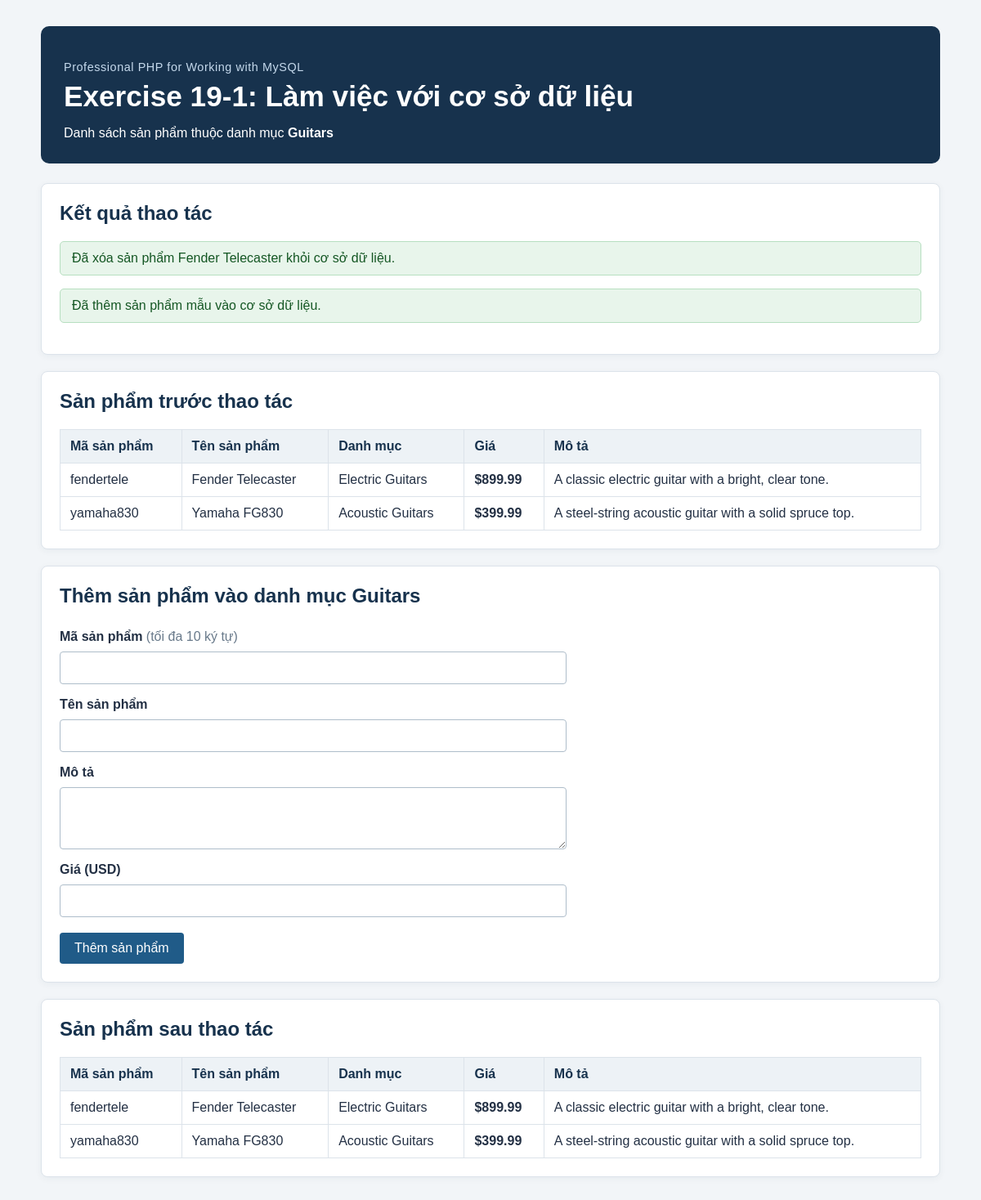
The page / on the database its author committed.
### tables this page shows
CREATE TABLE IF NOT EXISTS products (
    productID INT NOT NULL AUTO_INCREMENT,
    categoryID INT NOT NULL,
    productCode VARCHAR(10) NOT NULL,
    productName VARCHAR(255) NOT NULL,
    description TEXT NOT NULL,
    listPrice DECIMAL(10,2) NOT NULL,
    PRIMARY KEY (productID),
    UNIQUE KEY uq_products_code (productCode),
    CONSTRAINT fk_products_categories FOREIGN KEY (categoryID)
        REFERENCES categories (categoryID)
        ON UPDATE CASCADE ON DELETE RESTRICT
);

CREATE TABLE IF NOT EXISTS categories (
    categoryID INT NOT NULL AUTO_INCREMENT,
    categoryName VARCHAR(255) NOT NULL,
    PRIMARY KEY (categoryID),
    UNIQUE KEY uq_categories_name (categoryName)
);

### product_db.php (called while the page is built, shortened)
<?php
function get_products_by_category_name(string $category_name): array
{
    global $db;
    $statement = $db->prepare(
        "SELECT p.productCode, p.productName, p.description, p.listPrice,
                c.categoryName
         FROM products AS p
         INNER JOIN categories AS c ON c.categoryID = p.categoryID
         WHERE c.categoryName = :categoryName
            OR (:includeGuitarCategories = 1 AND c.categoryName LIKE '%Guitar%')
         ORDER BY p.productName"
    );
    $statement->execute([
        ':categoryName' => $category_name,
        ':includeGuitarCategories' => $category_name === 'Guitars' ? 1 : 0,
    ]);
    return $statement->fetchAll();
}

### index.php (the view, shortened to what this page needs)
<?php
$category_name = 'Guitars';
$messages = [];
$initial_products = [];
$products = [];
$database_error = '';
try {
    require_once __DIR__ . '/database.php';
    require_once __DIR__ . '/product_db.php';
    $initial_products = get_products_by_category_name($category_name);
    try {
        $fender = get_product_by_name('Fender Telecaster');
        if ($fender === null) {
            $messages[] = ['info', 'Không tìm thấy Fender Telecaster; không có sản phẩm nào bị xóa.'];
        } elseif (!isset($fender['productCode']) || trim($fender['productCode']) === '') {
            $messages[] = ['error', 'Không thể xóa Fender Telecaster vì mã sản phẩm không hợp lệ.'];
        } elseif (delete_product($fender['productCode'])) {
            $messages[] = ['success', 'Đã xóa sản phẩm Fender Telecaster khỏi cơ sở dữ liệu.'];
        } else {
            $messages[] = ['error', 'Không xóa được Fender Telecaster.'];
        }
    } catch (PDOException $exception) {
        error_log($exception->getMessage());
        $messages[] = ['error', 'Đã xảy ra lỗi khi tìm hoặc xóa Fender Telecaster.'];
    }
    $category_id = get_category_id_by_name($category_name);
    if ($category_id === null) {
        $messages[] = ['error', 'Không tìm thấy danh mục Guitars; hãy nhập database.sql trước.'];
    } else {
        try {
            $messages[] = ['success', 'Đã thêm sản phẩm mẫu vào cơ sở dữ liệu.'];
        } catch (PDOException $exception) {
            if (isset($exception->errorInfo[1]) && (int) $exception->errorInfo[1] === 1062) {
                $messages[] = ['info', 'Mã sản phẩm ex19sample đã tồn tại; không thêm bản ghi trùng.'];
            } else {
                error_log($exception->getMessage());
                $messages[] = ['error', 'Không thể thêm sản phẩm mẫu.'];
            }
        }
    }
    $products = get_products_by_category_name($category_name);
} catch (PDOException $exception) {
    error_log($exception->getMessage());
    $database_error = 'Không thể kết nối hoặc truy vấn cơ sở dữ liệu. Hãy kiểm tra MySQL và cấu hình trong database.php.';
}
function escape_html($value): string
{
    return htmlspecialchars((string) $value, ENT_QUOTES | ENT_SUBSTITUTE, 'UTF-8');
}
function posted_string(string $key): string
{
    $value = $_POST[$key] ?? '';
    return is_string($value) ? $value : '';
}
?>
<!DOCTYPE html>
<html lang="vi">
<head>
    <link rel="stylesheet" href="style.css">
</head>
<body>
<main class="container">
    <header class="page-header">
        <p class="eyebrow">Professional PHP for Working with MySQL</p>
        <h1>Exercise 19-1: Làm việc với cơ sở dữ liệu</h1>
        <p>Danh sách sản phẩm thuộc danh mục <strong><?php echo escape_html($category_name); ?></strong></p>
    </header>
    <?php if ($database_error !== '') : ?>
        <div class="notice error" role="alert"><?php echo escape_html($database_error); ?></div>
    <?php else : ?>
        <section class="panel">
            <h2>Kết quả thao tác</h2>
            <?php foreach ($messages as [$type, $message]) : ?>
                <p class="notice <?php echo escape_html($type); ?>" role="status"><?php echo escape_html($message); ?></p>
            <?php endforeach; ?>
        </section>
        <section class="panel">
            <h2>Sản phẩm trước thao tác</h2>
            <?php if ($initial_products === []) : ?>
                <p>Chưa có sản phẩm nào trong danh mục Guitars.</p>
            <?php else : ?>
                <?php render_product_table($initial_products); ?>
            <?php endif; ?>
        </section>
        <section class="panel">
            <h2>Thêm sản phẩm vào danh mục Guitars</h2>
            <form method="post" action="index.php" class="product-form">
                <label for="product_code">Mã sản phẩm <span>(tối đa 10 ký tự)</span></label>
                <input id="product_code" name="product_code" type="text" maxlength="10" required
                       value="<?php echo escape_html(posted_string('product_code')); ?>">
                <label for="product_name">Tên sản phẩm</label>
                <input id="product_name" name="product_name" type="text" maxlength="255" required
                       value="<?php echo escape_html(posted_string('product_name')); ?>">
                <label for="description">Mô tả</label>
                <textarea id="description" name="description" rows="3" required><?php
                ?></textarea>
                <label for="list_price">Giá (USD)</label>
                <input id="list_price" name="list_price" type="number" min="0.01" step="0.01" required
                       value="<?php echo escape_html(posted_string('list_price')); ?>">
                <button type="submit">Thêm sản phẩm</button>
            </form>
        </section>
        <section class="panel">
            <h2>Sản phẩm sau thao tác</h2>
            <?php if ($products === []) : ?>
                <p>Chưa có sản phẩm nào trong danh mục Guitars.</p>
            <?php else : ?>
                <?php render_product_table($products); ?>
            <?php endif; ?>
        </section>
    <?php endif; ?>
</main>
</body>
</html>
<?php
function render_product_table(array $products): void
{
    ?>
    <div class="table-wrap">
        <table>
            <thead>
            <tr>
                <th scope="col">Mã sản phẩm</th>
                <th scope="col">Tên sản phẩm</th>
                <th scope="col">Danh mục</th>
                <th scope="col">Giá</th>
                <th scope="col">Mô tả</th>
            </tr>
            </thead>
            <tbody>
            <?php foreach ($products as $product) : ?>
                <tr>
                    <td><?php echo escape_html($product['productCode']); ?></td>
                    <td><?php echo escape_html($product['productName']); ?></td>
                    <td><?php echo escape_html($product['categoryName']); ?></td>
                    <td class="price">$<?php echo escape_html(number_format((float) $product['listPrice'], 2)); ?></td>
                    <td><?php echo escape_html($product['description']); ?></td>
                </tr>
            <?php endforeach; ?>
            </tbody>
        </table>
    </div>
    <?php
}

### style.css (style rules this page uses)
:root { color-scheme: light; font-family: Arial, Helvetica, sans-serif; color: #233044; background: #f2f5f8; }
* { box-sizing: border-box; }
body { margin: 0; }
.container { width: min(1100px, calc(100% - 32px)); margin: 32px auto; }
.page-header { margin-bottom: 24px; padding: 28px; color: #fff; background: #17324d; border-radius: 10px; }
.page-header h1 { margin: 8px 0; font-size: clamp(1.5rem, 4vw, 2.2rem); }
.page-header p { margin-bottom: 0; }
.eyebrow { color: #c5d9ec; font-size: 0.9rem; letter-spacing: 0.04em; }
.panel { margin: 20px 0; padding: 22px; background: #fff; border: 1px solid #dce3ea; border-radius: 8px; box-shadow: 0 2px 8px rgb(23 50 77 / 5%); }
h2 { margin-top: 0; color: #17324d; }
.notice { padding: 11px 14px; border: 1px solid transparent; border-radius: 5px; }
.notice + .notice { margin-top: 8px; }
.success { color: #155724; background: #e8f5eb; border-color: #b7dfc0; }
.table-wrap { overflow-x: auto; }
table { width: 100%; border-collapse: collapse; }
th, td { padding: 11px 12px; text-align: left; vertical-align: top; border: 1px solid #dce3ea; }
th { color: #17324d; background: #edf2f6; }
.price { white-space: nowrap; font-weight: 700; }
.product-form { display: grid; max-width: 620px; gap: 9px; }
.product-form label { margin-top: 7px; font-weight: 700; }
.product-form label span { color: #68798a; font-weight: 400; }
.product-form input, .product-form textarea { width: 100%; padding: 10px; font: inherit; border: 1px solid #aebdca; border-radius: 4px; }
.product-form button { width: fit-content; margin-top: 10px; padding: 10px 18px; color: #fff; font: inherit; background: #205b88; border: 0; border-radius: 4px; cursor: pointer; }

### rows shown on the page
products: productCode "fendertele", productName "Fender Telecaster", categoryID.categoryName "Electric Guitars", listPrice "899.99", description "A classic electric guitar with a bright, clear tone."
products: productCode "yamaha830", productName "Yamaha FG830", categoryID.categoryName "Acoustic Guitars", listPrice "399.99", description "A steel-string acoustic guitar with a solid spruce top."

### other values the page prints
escape_html($category_name) "Guitars"
escape_html($message) "Đã xóa sản phẩm Fender Telecaster khỏi cơ sở dữ liệu."
escape_html($message) "Đã thêm sản phẩm mẫu vào cơ sở dữ liệu."
